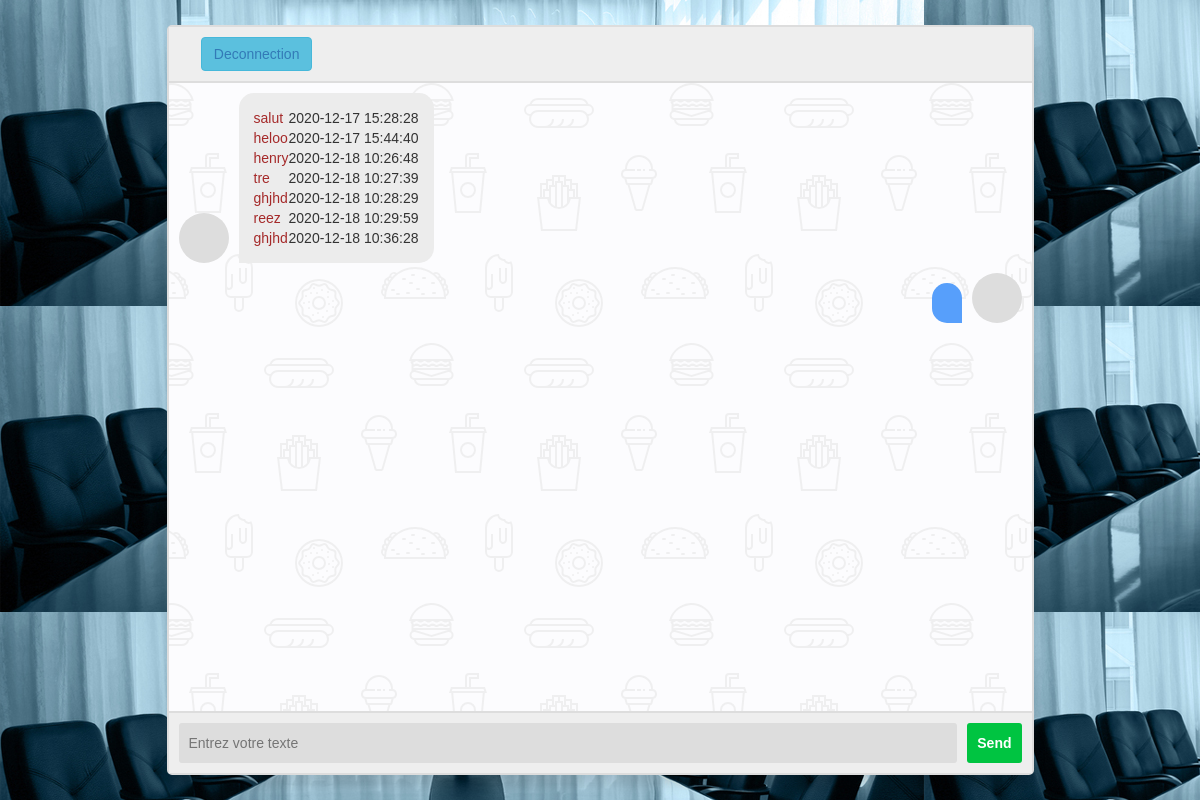
The page / (signed in) on the database as committed earlier.
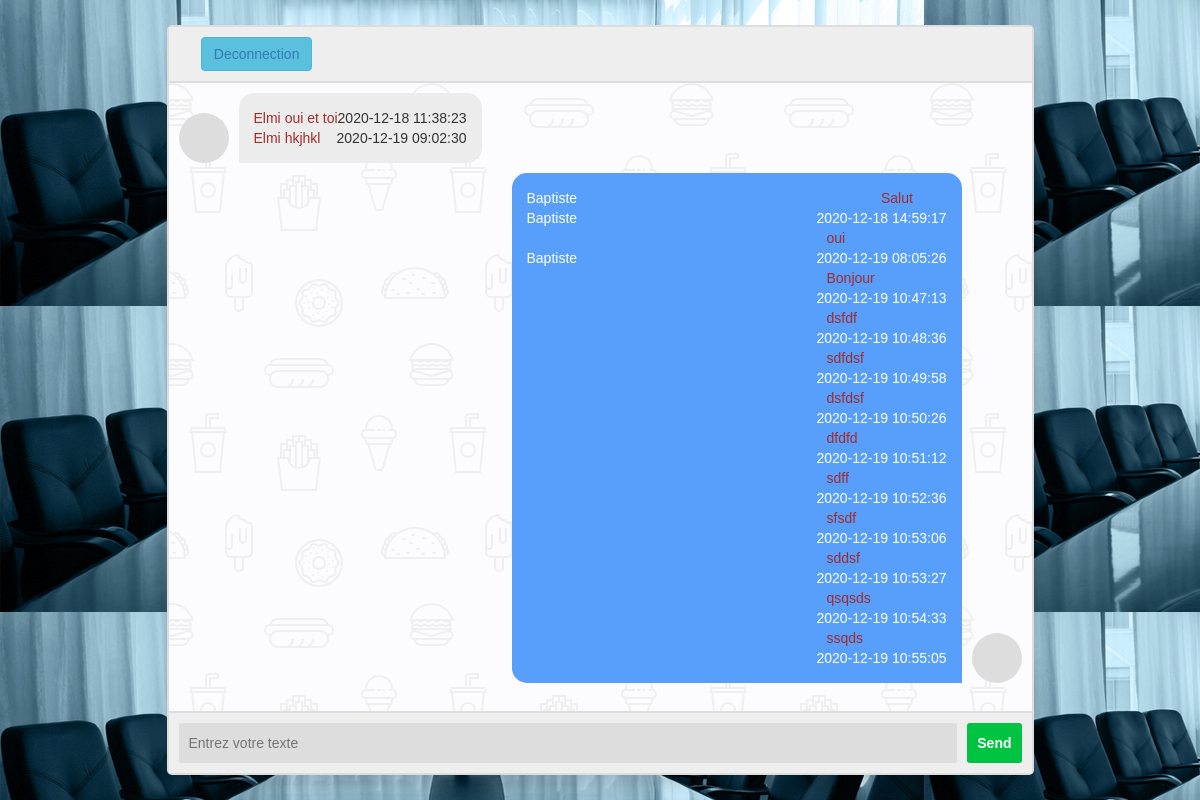
The same page on the database as committed later.
### tables this page shows
CREATE TABLE IF NOT EXISTS `donne` (
  `Id` int(11) NOT NULL AUTO_INCREMENT,
  `msg` varchar(255) NOT NULL,
  `date` datetime NOT NULL DEFAULT CURRENT_TIMESTAMP,
  `nom` varchar(20) NOT NULL,
  PRIMARY KEY (`Id`)
);

CREATE TABLE IF NOT EXISTS `reponse` (
  `Id` int(11) NOT NULL AUTO_INCREMENT,
  `date` timestamp NOT NULL DEFAULT CURRENT_TIMESTAMP,
  `msg` varchar(255) NOT NULL,
  `nom` varchar(20) NOT NULL,
  PRIMARY KEY (`Id`)
);

### controllers/controller.php (called while the page is built, shortened)
<?php
require('Models/model.php');
function homeView(){
    $msg = new messages();
    $result = $msg->message();
    $mgs= new messages();
    $question = $mgs->reponser();
 require('views/message.php');
}

### public/connect.php (called while the page is built)
<?php
class Databases
{
    public function connect()
    {
        try
        {
            $db = new PDO('mysql:host=localhost;dbname=authentification;port=3308;charset=utf8', 'root', '');
            return $db;
        }
        catch(Exception $e)
        {
            die('Erreur : '.$e->getMessage());
        }
    }
}

### Models/model.php (called while the page is built)
<?php
require('public/connect.php');
class messages extends Databases{
public function message(){
  $result =$this->connect()->prepare("SELECT nom, msg, date FROM donne ORDER by date ");
  $result->execute();
    $result = $result->fetchALL(PDO::FETCH_ASSOC);
    return $result;
}
public function reponser(){
  $results =$this->connect()->prepare("SELECT nom, msg, date FROM reponse ORDER by date ");
  $results->execute();
    $results = $results->fetchALL(PDO::FETCH_ASSOC);
    return $results;
}
}
?>

### views/message.php (the view, shortened to what this page needs)
<!DOCTYPE html>
<html lang="fr">
<head>
    <link href="http://netdna.bootstrapcdn.com/bootstrap/3.3.6/css/bootstrap.min.css" rel="stylesheet">
    <link rel="stylesheet" href="CSS/index.css" media="all" />
</head>
<body style=" background-image: url(images/about-us.jpg);">
<section class="msger">
  <header class="msger-header">
    <div class="msger-header-title">
      <button type="button" class="btn btn-info" style="margin-left:20%">
        <a  href="deconnexion.php">Deconnection</a></button>
    </div>
  </header>
  <main class="msger-chat">
    <div class="msg left-msg">
      <div
       class="msg-img"
       style="background-image: url(https://image.flaticon.com/icons/svg/145/145867.svg)"
      ></div>
      <div class="msg-bubble">
      <div class="msg-text">
      <?php foreach($result as $ree ) {  ?>
            <div id="chat_datta">
                    <span  style="color:brown; "><?php echo $ree['nom']; ?></span>
                 <span  style="color:brown; "><?php echo $ree['msg']; ?></span>
                 <span style="float:right";><?php echo $ree['date']; ?></span>
                </div>
              <?php } ?>
        </div>
      </div>
    </div>
    <div class="msg right-msg">
      <div
       class="msg-img"
       style="background-image: url(https://image.flaticon.com/icons/svg/327/327779.svg)"
      ></div>
      <div class="msg-bubble">
      <div class="msg-text">
<?php foreach($question as $re ) {  ?>
    <div id="chat_data">
   <?php echo $re['nom']; ?>
         <span  style="color:brown; margin-left:300px"><?php echo $re['msg']; ?></span>
         <span style="float:right";><?php echo $re['date']; ?></span>
        </div>
      <?php } ?>
</div>
      </div>
    </div>
  </main>
  <form class="msger-inputarea">
    <input type="text" class="msger-input" name="message" id="texte" placeholder="Entrez votre texte">
    <button type="submit"  id="valid" class="msger-send-btn">Send</button>
  </form>
</section>
</body>
</html>

### index.php (shortened to what this page needs)
<?php
require('controllers/controller.php');
if(isset($_SESSION['User'])){
    echo homeView();
}
else {
    header('location:login.php');
}
?>

### CSS/index.css (style rules this page uses)
:root { --body-bg: linear-gradient(135deg, #f5f7fa 0%, #c3cfe2 100%); --msger-bg: #fff; --border: 2px solid #ddd; --left-msg-bg: #ececec; --right-msg-bg: #579ffb; }
html { box-sizing: border-box; }
*, *:before, *:after { margin: 0; padding: 0; box-sizing: inherit; }
body { display: flex; justify-content: center; align-items: center; height: 100vh; background-image: var(--body-bg); font-family: Helvetica, sans-serif; }
.msger { display: flex; flex-flow: column wrap; justify-content: space-between; width: 100%; max-width: 867px; margin: 25px 10px; height: calc(100% - 50px); border: var(--border); border-radius: 5px; background: var(--msger-bg); box-shadow: 0 15px 15px -5px rgba(0, 0, 0, 0.2); }
.msger-header { display: flex; justify-content: space-between; padding: 10px; border-bottom: var(--border); background: #eee; color: #666; }
.msger-chat { flex: 1; overflow-y: auto; padding: 10px; }
.msg { display: flex; align-items: flex-end; margin-bottom: 10px; }
.msg:last-of-type { margin: 0; }
.msg-img { width: 50px; height: 50px; margin-right: 10px; background: #ddd; background-repeat: no-repeat; background-position: center; background-size: cover; border-radius: 50%; }
.msg-bubble { max-width: 450px; padding: 15px; border-radius: 15px; background: var(--left-msg-bg); }
.left-msg .msg-bubble { border-bottom-left-radius: 0; }
.right-msg { flex-direction: row-reverse; }
.right-msg .msg-bubble { background: var(--right-msg-bg); color: #fff; border-bottom-right-radius: 0; }
.right-msg .msg-img { margin: 0 0 0 10px; }
.msger-inputarea { display: flex; padding: 10px; border-top: var(--border); background: #eee; }
.msger-inputarea * { padding: 10px; border: none; border-radius: 3px; font-size: 1em; }
.msger-input { flex: 1; background: #ddd; }
.msger-send-btn { margin-left: 10px; background: rgb(0, 196, 65); color: #fff; font-weight: bold; cursor: pointer; transition: background 0.23s; }
.msger-chat { background-color: #fcfcfe; }

Rows that differ between the two databases and show on the page:
removed donne: msg "salut", date "2020-12-17 15:28:28"
removed donne: msg "heloo", date "2020-12-17 15:44:40"
removed donne: msg "henry", date "2020-12-18 10:26:48"
removed donne: msg "tre", date "2020-12-18 10:27:39"
removed donne: msg "ghjhd", date "2020-12-18 10:28:29"
removed donne: msg "reez", date "2020-12-18 10:29:59"
removed donne: msg "ghjhd", date "2020-12-18 10:36:28"
added donne: nom "Elmi", msg "oui et toi", date "2020-12-18 11:38:23"
added donne: nom "Elmi", msg "hkjhkl", date "2020-12-19 09:02:30"
added reponse: nom "Baptiste", msg "Salut", date "2020-12-18 14:59:17"
added reponse: nom "Baptiste", msg "oui", date "2020-12-19 08:05:26"
added reponse: nom "Baptiste", msg "Bonjour", date "2020-12-19 10:47:13"
added reponse: msg "dsfdf", date "2020-12-19 10:48:36"
added reponse: msg "sdfdsf", date "2020-12-19 10:49:58"
added reponse: msg "dsfdsf", date "2020-12-19 10:50:26"
added reponse: msg "dfdfd", date "2020-12-19 10:51:12"
added reponse: msg "sdff", date "2020-12-19 10:52:36"
added reponse: msg "sfsdf", date "2020-12-19 10:53:06"
added reponse: msg "sddsf", date "2020-12-19 10:53:27"
added reponse: msg "qsqsds", date "2020-12-19 10:54:33"
added reponse: msg "ssqds", date "2020-12-19 10:55:05"
